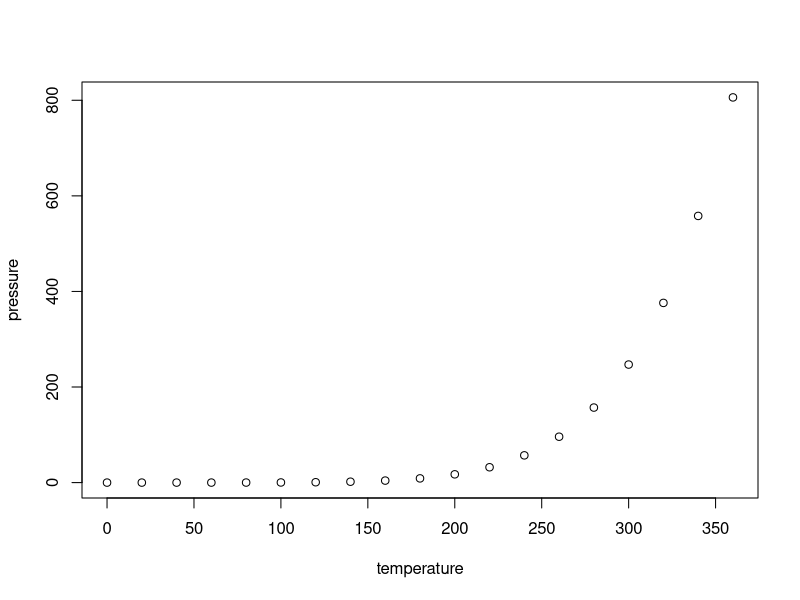
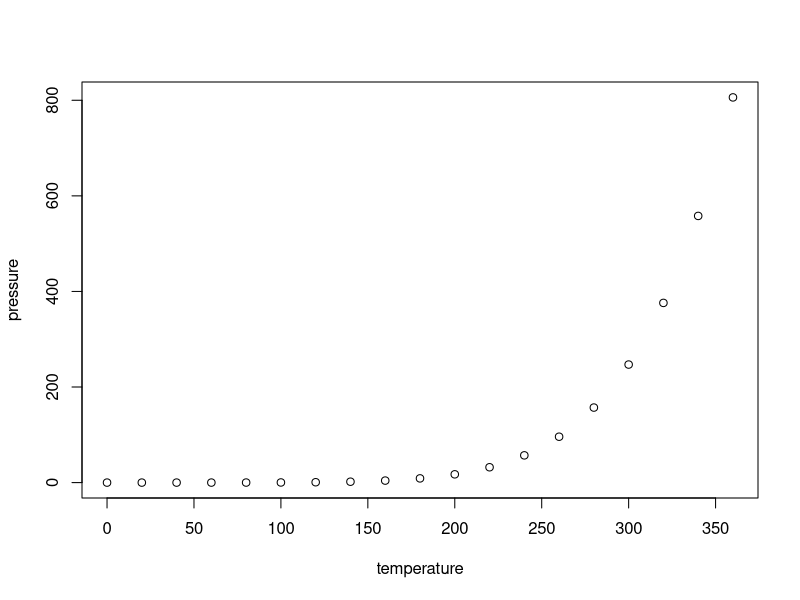
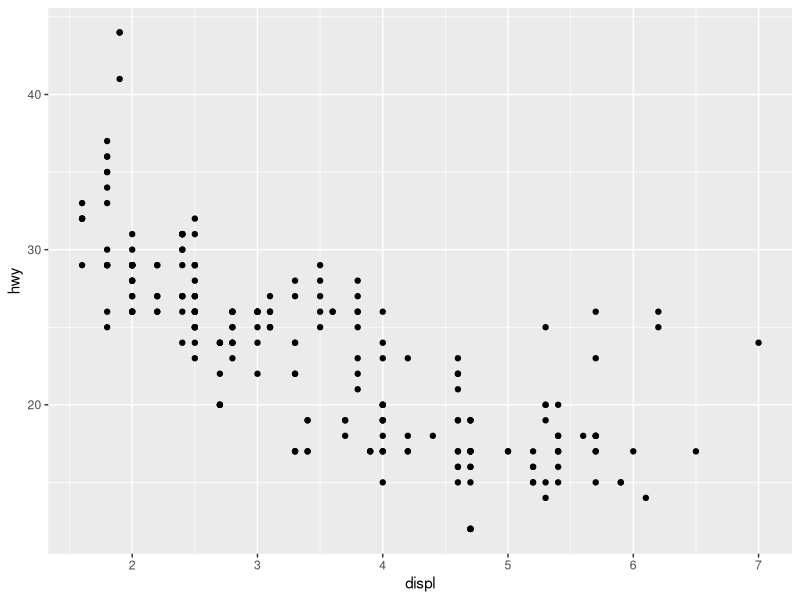
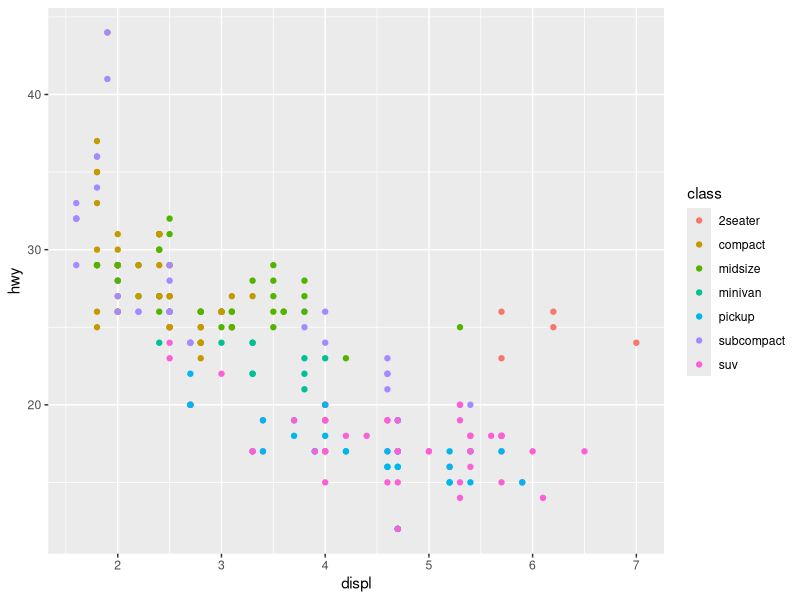
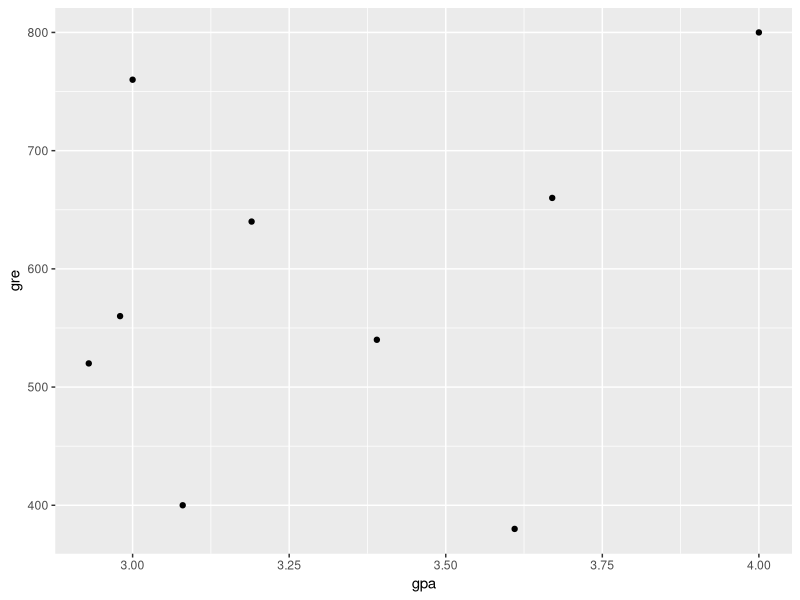

These figures' R source, in order:
## ---- chunk 1
# use this function to conveniently load libraries and work smoothly with knitting
# can add quietly=T option to the require() function
# note that using this function requires quotes around the package name, as you would when installing packages.
loadPkg = function(x) { if (!require(x,character.only=T, quietly =T)) { install.packages(x,dep=T,repos="http://cran.us.r-project.org"); if(!require(x,character.only=T)) stop("Package not found") } }
# unload/detact package when done using it
# detach_package = function(pkg, character.only = FALSE) { if(!character.only) { pkg <- deparse(substitute(pkg)) } search_item <- paste("package", pkg, sep = ":") while(search_item %in% search()) { detach(search_item, unload = TRUE, character.only = TRUE) } }
# loadPkg("knitr")
## ---- chunk 2
# some of common options (and the defaults) are: 
# include=T, eval=T, echo=T, results='hide'/'asis',..., collapse=F, warning=T, message=T, error=T, cache=T, fig.width=6, fig.height=4, fig.dim=c(6,4) #inches, fig.align='left'/'center','right', 
# knitr::opts_chunk$set(warning = F, results = 'markup', message = F)
knitr::opts_chunk$set(warning = F, results = 'hide', message = F)
# knitr::opts_chunk$set(include = F)
# knitr::opts_chunk$set(echo = TRUE)
options(scientific=T, digits = 3) 
# options(scipen=9, digits = 3) 
# ‘scipen’: integer. A penalty to be applied when deciding to print numeric values in fixed or exponential notation.  Positive values bias towards fixed and negative towards scientific notation: fixed notation will be preferred unless it is more than ‘scipen’ digits wider.
# use scipen=999 to prevent scientific notation at all times
## ---- chunk 3
# This is added by ??? test
# head(cars) # (Add without the comment sign at the start of line, of course). 
summary(cars)
# USER 1: Add the following 2 lines before line 47 (summary(cars)). Also add a comment with your initial so that others know you added that. Then commit to your branch.
# This is added by ??? test
# head(cars) # (Add without the comment sign at the start of line, of course). 
## ---- chunk 4
summary(pressure)
plot(pressure)
# USER 2: Delete the line summary(pressure) above, then add the following 2 lines in place of it. Also add a comment with your initial so that others know you added that. Then commit to your branch.
# This is added by ???
# tail(pressure,8)
## ---- chunk 5
summary(pressure)
plot(pressure)
## ---- chunk 6
loadPkg("ggplot2") # you can use library with or without double quotes. But install.packages requires double quotes.
# edit(mpg)
# ?mpg # same as help(mpg)
head(mpg)
ggplot(data=mpg)+
  geom_point(mapping = aes(x=displ, y=hwy))
## ---- chunk 7
ggplot(data=mpg)+
  geom_point(mapping = aes(x=displ, y=hwy, color=class))
## ---- chunk 8
getwd()
## ---- chunk 9
# Admit = data.frame(read.csv("LogRegAdmit.csv"))
Admit = data.frame(c(0,1,1,1,0,1,1,0,1),c(380,660,800,640,520,760,560,400,540),c(3.61,3.67,4.00,3.19,2.93,3.00, 2.98, 3.08, 3.39),c(3,3,1,4,4,2,1,2,3))
colnames(Admit) = c('admit','gre','gpa','rank')
head(Admit)
## ---- chunk 10
# loadPkg("ggplot2")
head(Admit)
loadPkg("tidyverse")
glimpse(Admit)
ggplot(data=Admit)+
  geom_point(mapping = aes(x=gpa, y=gre))
# detach("package:ggplot2", unload = T) # consider detach packages no longer use to free up system memory
